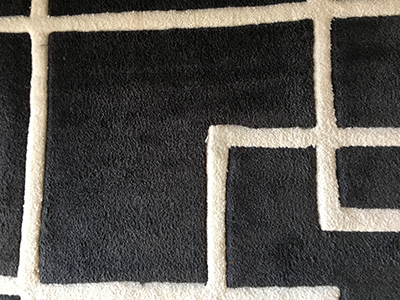
#> input picture images/local_binary_patterns/training/area_rug/area_rug_01.png, 400 x 300 px; its folder holds 3 pictures in this run
$ python local_binary_pattern.py
#> lines starting #> are read from the running program, lines starting #| are printed output that depends on the picture
#%%
from sklearn.svm import LinearSVC
from imutils import paths
import argparse
import cv2
import os
import matplotlib.pyplot as plt
from skimage import feature
import numpy as np
import matplotlib.image as mpimg

#%%

class LocalBinaryPatterns:
	def __init__(self, numPoints, radius):
		# store the number of points and radius
		self.numPoints = numPoints
		self.radius = radius

	def describe(self, image, eps=1e-7):
		# compute the Local Binary Pattern representation
		# of the image, and then use the LBP representation
		# to build the histogram of patterns
		lbp = feature.local_binary_pattern(image, self.numPoints,
			self.radius, method="uniform")
		(hist, _) = np.histogram(lbp.ravel(),
			bins=np.arange(0, self.numPoints + 3),
			range=(0, self.numPoints + 2))

		# normalize the histogram
		hist = hist.astype("float")
		hist /= (hist.sum() + eps)

		# return the histogram of Local Binary Patterns
		return hist
#%%

# initialize the local binary patterns descriptor along with
# the data and label lists
desc = LocalBinaryPatterns(24, 8)
data = []
labels = []
#%%

# loop over the training images
for imagePath in paths.list_images('/home/alfredo/Desktop/PROJECTS/Master Thesis/opencv/images/local_binary_patterns/training'):
	# load the image, convert it to grayscale, and describe it
	image = cv2.imread(imagePath)
#> image is the input picture: shape (300, 400, 3); mean B, G, R 78.6, 82.8, 85.4
	gray = cv2.cvtColor(image, cv2.COLOR_BGR2GRAY)
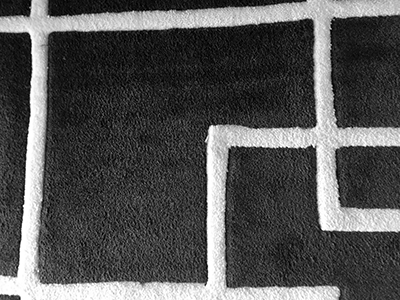
#> gray: shape (300, 400); min 0, max 255, mean 83.1
	hist = desc.describe(gray)
#> in describe, `lbp = feature.local_binary_pattern(image, self.numPoints, self.radius,..`:
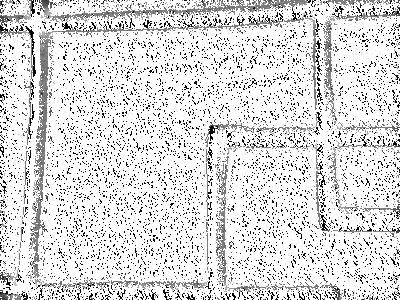
#> lbp: shape (300, 400) float64; min 0, max 25, mean 21.5; drawn with min black and max white
#> in describe, `(hist, _) = np.histogram(lbp.ravel(), bins=np.arange(0, self.numPoints..`: hist = 26 values, max 87598 at index 25, min 60 at index 20, mean 4615.4
#> in describe, `hist /= (hist.sum() + eps)`: hist = 26 values, max 0.73 at index 25, min 0.0005 at index 20, mean 0.0385

	# extract the label from the image path, then update the
	# label and data lists
	labels.append(imagePath.split(os.path.sep)[-2])
	data.append(hist)
#> pass 2 of the loop `for imagePath in paths.list_images('/home/alfredo/Desktop/PROJECTS/Mas..`:
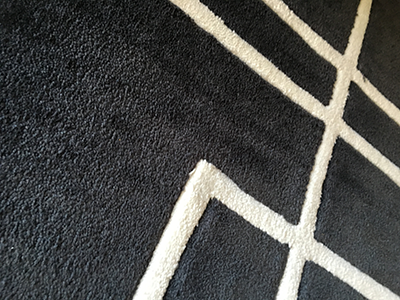
#> input picture images/local_binary_patterns/training/area_rug/area_rug_02.png, 400 x 300 px
#> image is the input picture: shape (300, 400, 3); mean B, G, R 74.3, 76.4, 76
#> `gray = cv2.cvtColor(image, cv2.COLOR_BGR2GRAY)`:
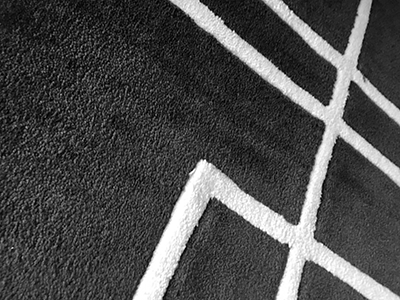
#> gray: shape (300, 400); min 0, max 255, mean 76.1
#> in describe (call 2), `lbp = feature.local_binary_pattern(image, self.numPoints, self.radius,..`:
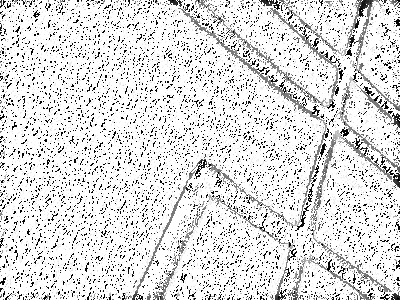
#> lbp: shape (300, 400) float64; min 0, max 25, mean 21.7; drawn with min black and max white
#> in describe (call 2), `(hist, _) = np.histogram(lbp.ravel(), bins=np.arange(0, self.numPoints..`: hist = 26 values, max 89414 at index 25, min 66 at index 20, mean 4615.4
#> in describe (call 2), `hist /= (hist.sum() + eps)`: hist = 26 values, max 0.745 at index 25, min 0.00055 at index 20, mean 0.0385
#> pass 3 of the loop `for imagePath in paths.list_images('/home/alfredo/Desktop/PROJECTS/Mas..`:
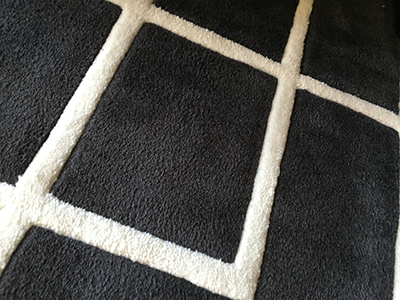
#> input picture images/local_binary_patterns/training/area_rug/area_rug_03.png, 400 x 300 px
#> image is the input picture: shape (300, 400, 3); mean B, G, R 74.7, 77.9, 78.7
#> `gray = cv2.cvtColor(image, cv2.COLOR_BGR2GRAY)`:
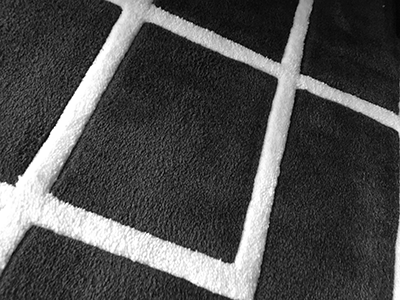
#> gray: shape (300, 400); min 0, max 255, mean 77.8
#> in describe (call 3), `lbp = feature.local_binary_pattern(image, self.numPoints, self.radius,..`:
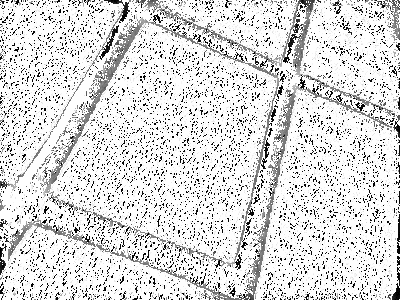
#> lbp: shape (300, 400) float64; min 0, max 25, mean 21.5; drawn with min black and max white
#> in describe (call 3), `(hist, _) = np.histogram(lbp.ravel(), bins=np.arange(0, self.numPoints..`: hist = 26 values, max 88232 at index 25, min 73 at index 20, mean 4615.4
#> in describe (call 3), `hist /= (hist.sum() + eps)`: hist = 26 values, max 0.735 at index 25, min 0.000608 at index 20, mean 0.0385
#> the loop made 4 passes; the first 3 are shown
#%%

# train a Linear SVM on the data
model = LinearSVC(C=100.0, random_state=42)
model.fit(data, labels)

#%%

# loop over the testing images
for imagePath in paths.list_images('images/testing'):
	# load the image, convert it to grayscale, describe it,
	# and classify it
	image = cv2.imread(imagePath)
	gray = cv2.cvtColor(image, cv2.COLOR_BGR2GRAY)
	hist = desc.describe(gray)
	prediction = model.predict(hist.reshape(1, -1))

	# display the image and the prediction
	cv2.putText(image, prediction[0], (10, 30), cv2.FONT_HERSHEY_SIMPLEX,
		1.0, (0, 0, 255), 3)
	cv2.imshow("Image", image)
	cv2.waitKey(0)
cv2.destroyAllWindows()

# [6 lines of commented-out code are left out]
img=[]
plt.figure()
counter=0
#> (the run stopped early here; a loop or call above may not have finished)
